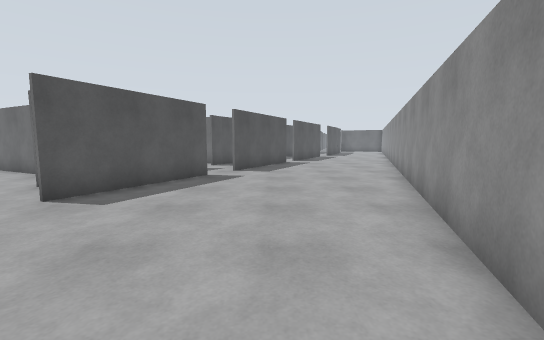
View 1 (above)

22 first-person views from a walk through a robot-simulator world made for Gazebo. The camera is 1.2 m above the floor, tilts 6° down and sees 90° across. The floor is counted in squares, 1 m on a side. Each view is taken from the middle of a square. On the plan, view 1 faces up. The plan holds only what a view shows up to about 12 squares ahead; the rest is blank. The place goes on beyond the plan.

View 2
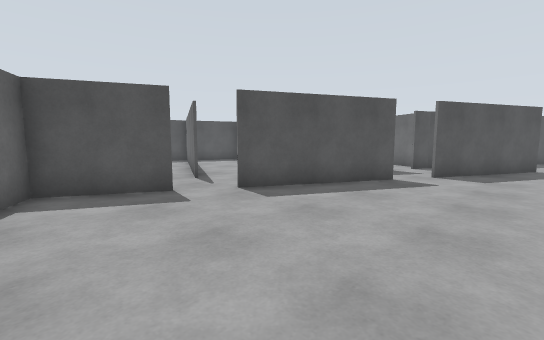

View 3
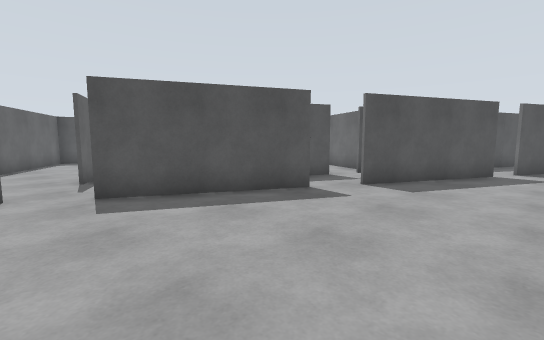

View 4
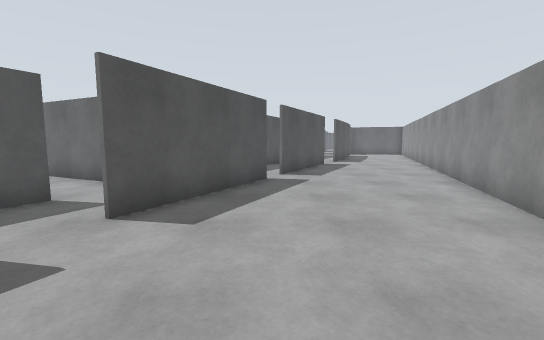

View 5
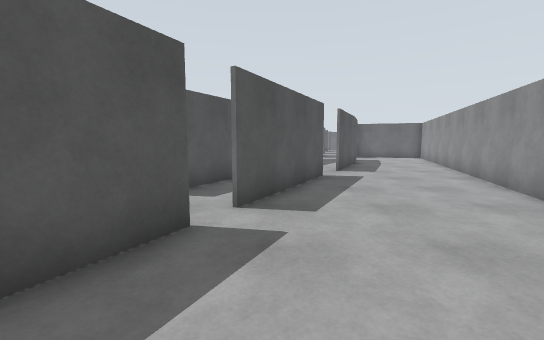

View 6
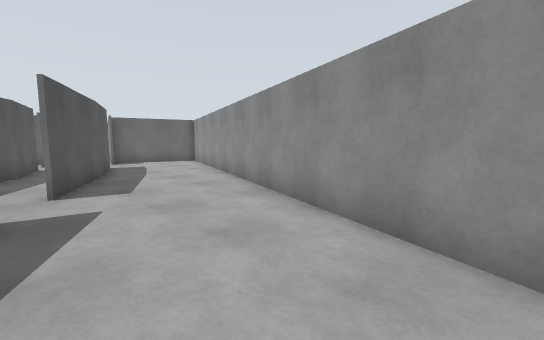

View 7
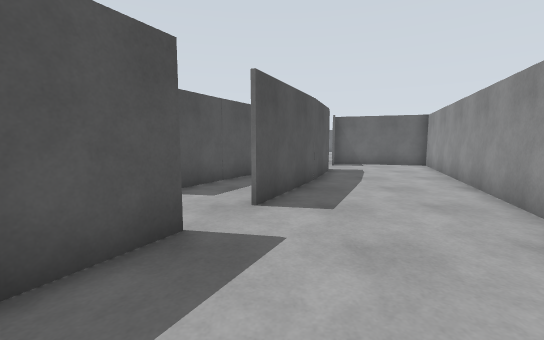

View 8
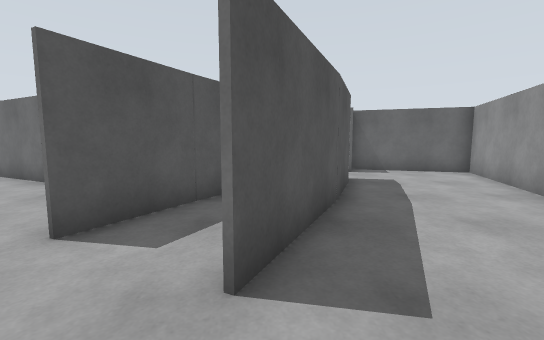

View 9
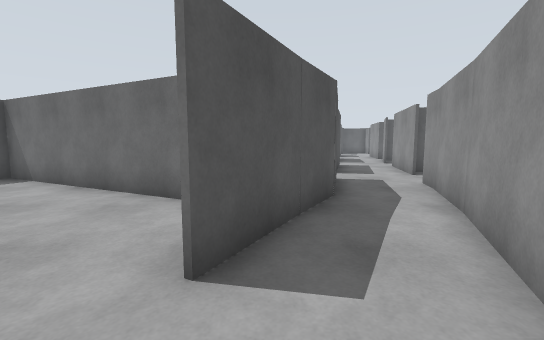

View 10
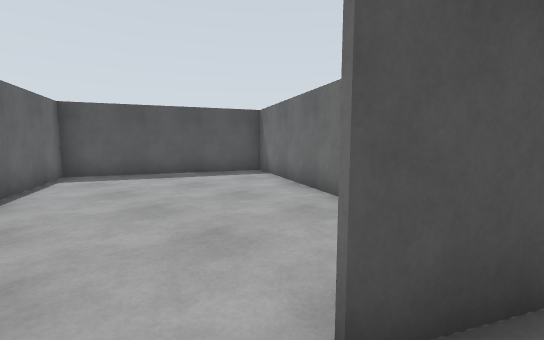

View 11
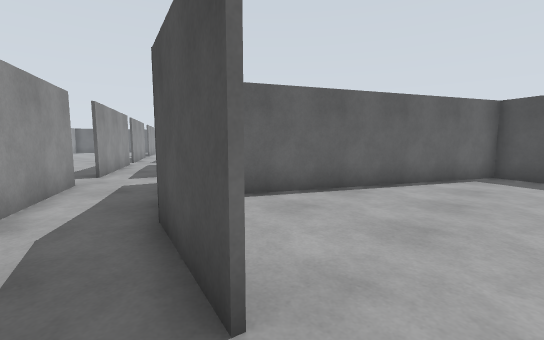

View 12
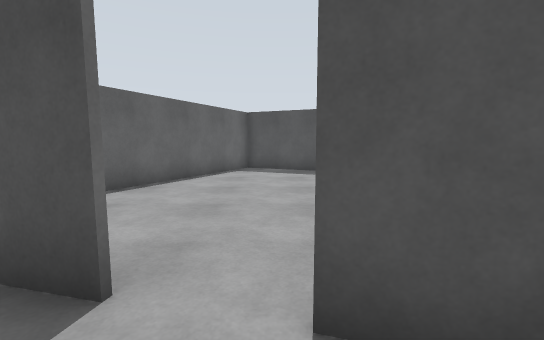

View 13
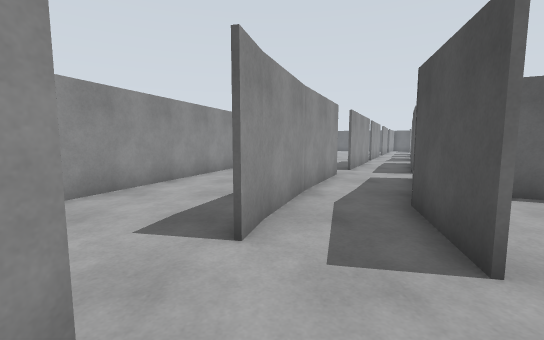

View 14
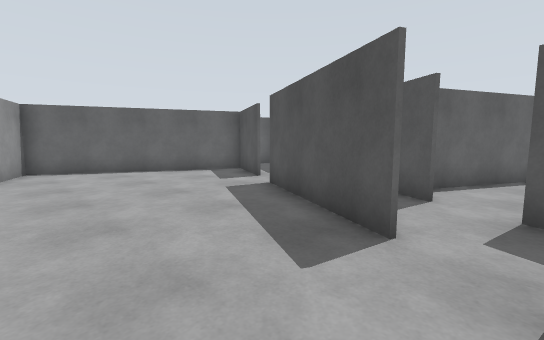

View 15
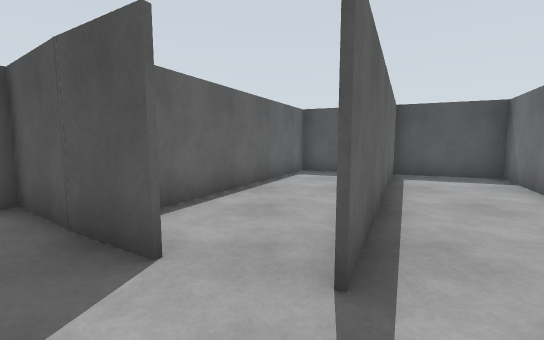

View 16
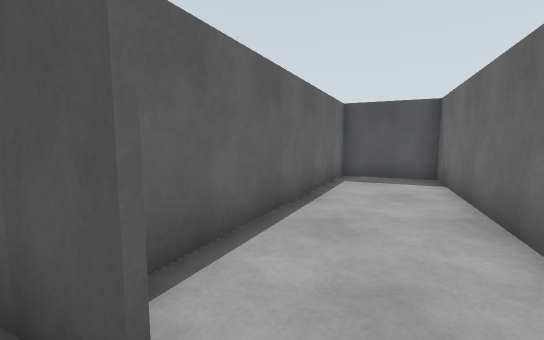

View 17
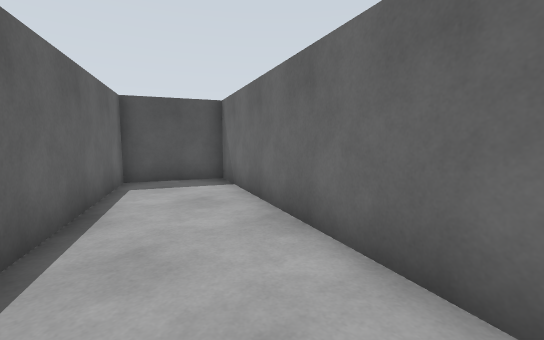

View 18
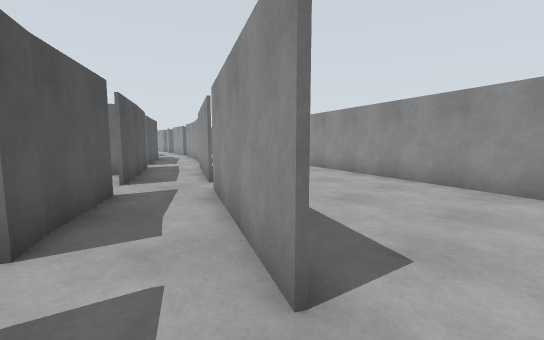

View 19
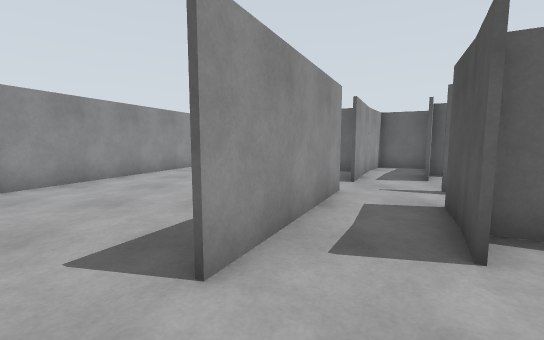

View 20
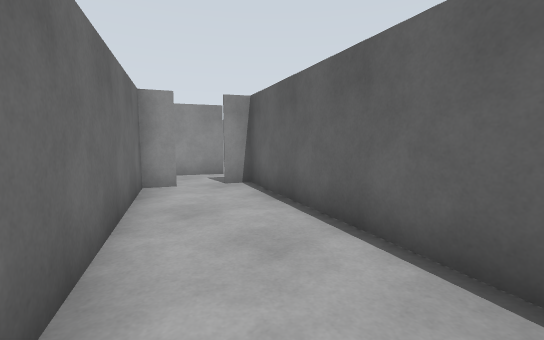

View 21
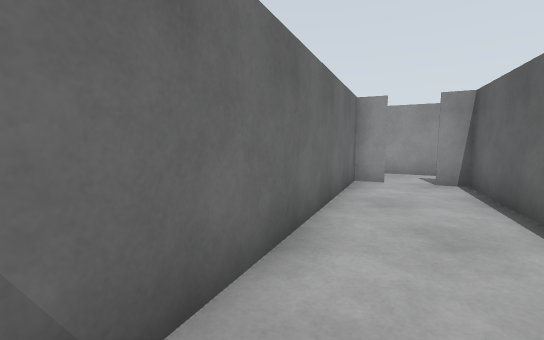

View 22
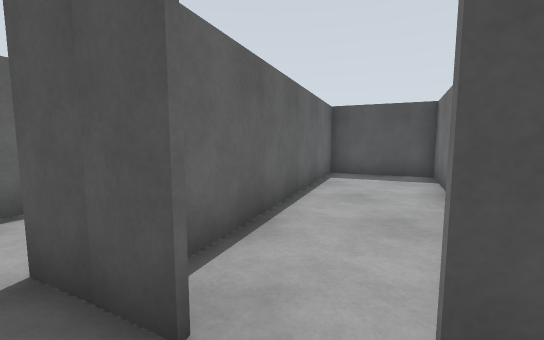

### Floor plan
Points are (right, up) in squares from view 1. A wall is a line through its corners. A room is listed if a view was taken in it or the views show most of it. See-through windows are left out.
Room 1 (views 1, 2, 3, 4, 5, 6, 7, 8, 9, 10, 14, 15, 16, 18, 19)
walls: (-1.7, 11.2) (-1.2, 12.3); (-2.3, 9.8) (-4.6, 5.3); (-3.3, 12.5) (-4.3, 10.7); (0.8, 15.8) (-1.6, 11); (-4.9, 9.5) (-6.3, 7.1); (1.2, 16.9) (3.7, 21.6); (-4.7, 5.3) (-2.4, 9.8); (-5.3, 3.9) (-6.6, 1.4); (-7.1, 5.5) (-10, 6.9); (-7.6, 3.8) (-9.8, 0.2); (3.8, 21.6) (1.3, 16.8); (-6.7, 1.4) (-5.4, 4); (1.9, 22.8) (0.3, 19.8); (4.5, 23.2) (6.2, 26.5); (-7.7, -0.2) (-6.7, 1.4) (0.4, -2.1) (10.7, 26.2); (-14.9, 9.4) (-7, 5.6); (-15.7, 7.6) (-16.3, 6.3) (-8.5, 2.4); (6.4, 26.6) (4.5, 23); (4.4, 28.2) (2.3, 24.2)
ways out: opening at (9, 26) to room 3; opening at (-4, 10) to room 4; opening at (-2.5, 11.5) to room 6; opening at (3, 24) to room 7
Room 2 (views 11, 13)
walls: (5.8, 33.6) (5.4, 32.2); (-4.3, 33.5) (-5.6, 30.5); (-5.5, 30.9) (2.1, 27.2); (8, 31.6) (8.5, 33.6)
ways out: opening at (6.7, 31) to room 3
Room 3 (view 12)
walls: (7.3, 28.9) (6.3, 26.4); (7.1, 28.8) (7.4, 29.9); (10.7, 26.2) (12.6, 31.4) (8.4, 32.8); (6.2, 26.4) (7.2, 29); (5, 30.8) (4.1, 27.9)
ways out: opening at (9, 26) to room 1; opening at (6.7, 31) to room 2
Room 4 (view 17)
walls: (-4.9, 12.1) (-12.4, 15.1); (-13.6, 12.5) (-5.7, 8.6); (-12.3, 15.4) (-14.3, 10.8)
ways out: opening at (-4, 10) to room 1
Room 5 (views 20, 21)
walls: (-12.4, 15.2) (-8, 13.5); (-6.8, 16.4) (-11, 18.4) (-12.3, 15.4)
ways out: opening at (-7, 15) to room 8
Room 6 (view 22)
walls: (-3.1, 13.7) (-2.8, 14.5) (-4.8, 15.4); (-2.6, 14.6) (-3, 13.6); (-1.2, 12.3) (0.7, 15.9); (-6, 12.6) (-3.9, 11.8) (-3.6, 12.5); (-1.2, 16.8) (-2.7, 14.4)
ways out: opening at (-2.5, 11.5) to room 1; opening at (-5, 14) to room 8
Room 7 (no view inside)
walls: (1.2, 27.5) (-5.5, 30.8); (-5.6, 30.5) (-7.9, 25.3); (-8, 24.3) (-4.9, 22.9)
ways out: opening at (3, 24) to room 1
Room 8 (no view inside)
walls: (-8, 13.5) (-6, 12.6); (-4.8, 15.4) (-6.8, 16.4)
ways out: opening at (-7, 15) to room 5; opening at (-5, 14) to room 6

Positions as (right, up) in squares from view 1, and headings:
1: (0, 0), facing up
2: (1, 1), facing up-left
3: (2, 4), facing up-left
4: (1, 7), facing up
5: (2, 12), facing up
6: (4, 16), facing up-right
7: (5, 18), facing up
8: (5, 21), facing up
9: (3, 22), facing up
10: (3, 23), facing up-left
11: (6, 32), facing down-left
12: (7, 32), facing left
13: (7, 33), facing down
14: (1, 11), facing down-left
15: (-5, 5), facing left
16: (-4, 10), facing left
17: (-5, 10), facing up-left
18: (-3, 10), facing up-right
19: (-3, 12), facing down
20: (-10, 17), facing down-right
21: (-11, 17), facing right
22: (-2, 13), facing left
